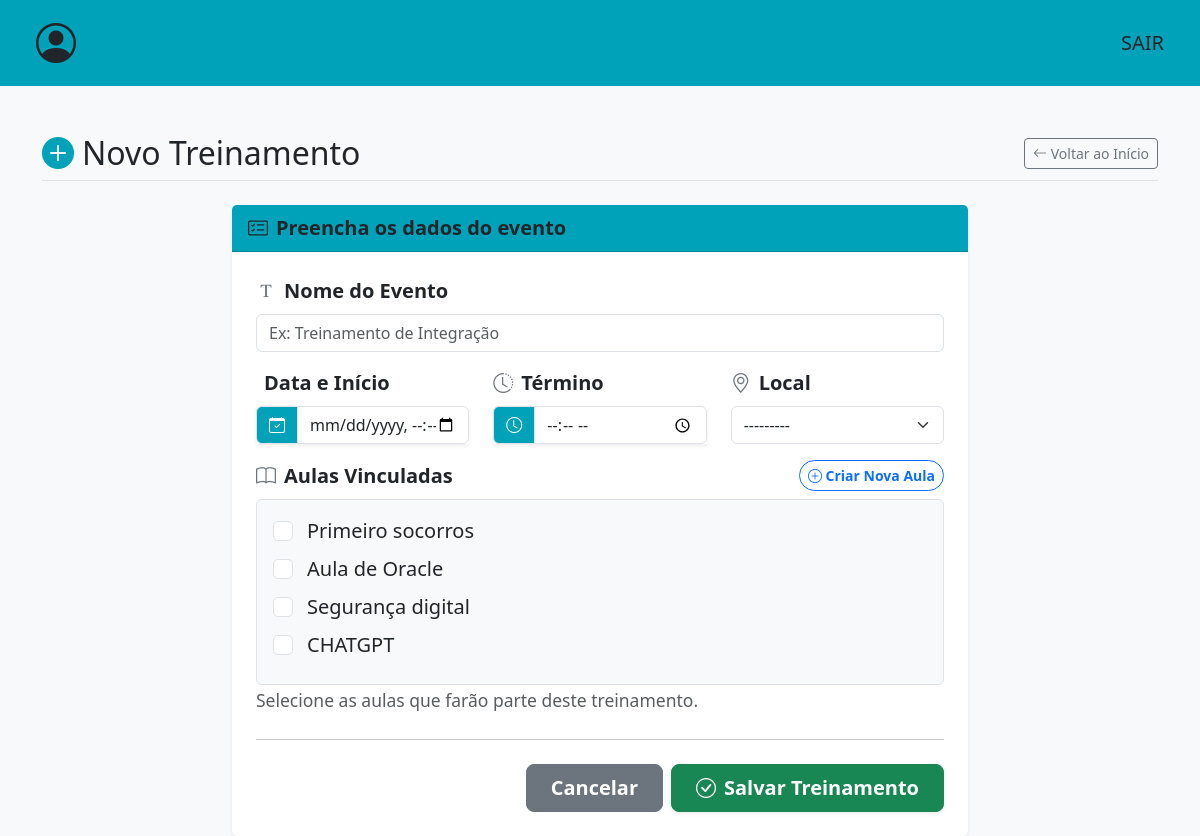
Screenshot of /criar-evento/ (signed in) with the database file from the repository.
### events/models.py (models this page shows)
class Aula(models.Model):
    nm_aula = models.CharField(max_length=150)
    descricao = models.CharField(max_length=200)
    palestrante = models.CharField(max_length=100)
    carga_horaria = models.TimeField(null=False)
    def __str__(self):
        return self.nm_aula

### events/views.py (the view)
# urls.py: path('criar-evento/',criar_evento,name='criar-evento'),
@login_required(login_url="login/")
def criar_evento(request):
    if request.method == 'POST':
        form = CriarEventoForm(request.POST)
        if form.is_valid():
            treinamento = form.save(commit=False)
            treinamento.status = 'MARCADO'
            treinamento.save()
            form.save_m2m()
            messages.success(request, 'Novo evento cadastrado com sucesso!')
            return redirect('conferir-treinamento',treinamento_id=treinamento.id )
        else:
            if 'aulas' in form.errors:
                messages.error(request, 'Atenção: Você precisa selecionar pelo menos uma Aula Vinculada para criar o treinamento!')
            else:
                messages.error(request, 'Atenção: Insira uma data e horário para inicio e fim do treinamento.')
    else:
        form = CriarEventoForm()
    return render(request,'events/criar-evento.html',{'form':form})

### events/forms.py
class CriarEventoForm(forms.ModelForm):
    class Meta:
        model = Treinamento
        fields = ['nm_evento', 'data', 'local', 'aulas','horario_final']
        widgets = {
            'nm_evento': forms.TextInput(attrs={'class': 'form-control', 'placeholder': 'Ex: Treinamento de Integração'}),
            'data': forms.DateTimeInput(format='%Y-%m-%dT%H:%M',attrs={'type': 'datetime-local', 'class': 'form-control'}),
            'local': forms.Select(attrs={'class': 'form-select'}),
            'aulas': forms.CheckboxSelectMultiple(attrs={'class': 'form-check-input'}),
            'horario_final': forms.TimeInput(format='%H:%M',attrs={'type':'time','class': 'form-control','min':'00:05'}),
        }
    def __init__(self, *args, **kwargs):
        super().__init__(*args, **kwargs)
        self.fields['data'].required = True
        self.fields['horario_final'].required = True

### templates/events/criar-evento.html (shortened to what this page needs)
<!DOCTYPE html>
<html lang="pt-br">
<head>
    <link href="https://cdn.jsdelivr.net/npm/bootstrap@5.3.2/dist/css/bootstrap.min.css" rel="stylesheet">
    <link href="https://cdn.jsdelivr.net/npm/bootstrap-icons@1.11.1/font/bootstrap-icons.css" rel="stylesheet">
    <link rel="stylesheet" href="https://cdn.jsdelivr.net/npm/flatpickr/dist/flatpickr.min.css">
    <link rel="stylesheet" type="text/css" href="https://npmcdn.com/flatpickr/dist/themes/airbnb.css">
</head>
<body class="bg-light">
    {% include 'partials/navbar.html' %}
    <div class="container mt-5">
        <div class="d-flex justify-content-between align-items-center mb-4 border-bottom pb-2">
            <h2 class="m-0"><i class="bi bi-plus-circle-fill text-custom-teal me-2"></i>Novo Treinamento</h2>
            <a href="{% url 'index' %}" class="btn btn-outline-secondary btn-sm">
                <i class="bi bi-arrow-left"></i> Voltar ao Início
            </a>
        </div>
        <div class="row justify-content-center">
            <div class="col-md-8">
                <div class="card shadow-sm border-0">
                    <div class="card-header bg-custom-teal text-dark fw-bold fs-5">
                        <i class="bi bi-card-checklist me-2"></i>Preencha os dados do evento
                    </div>
                    <div class="card-body p-4 fs-5">
                        <form method="POST" id="form-criar-evento">
                            <div class="mb-3">
                                <label class="form-label fw-bold"><i class="bi bi-fonts me-2 text-secondary"></i>Nome do Evento</label>
                                {{ form.nm_evento }}
                            </div>
                            <div class="row">
                                <div class="col-md-4 mb-3">
                                    <label class="form-label fw-bold">Data e Início</label>
                                    <div class="input-group shadow-sm">
                                        <span class="input-group-text bg-custom-teal text-white border-custom-teal">
                                            <i class="bi bi-calendar-check"></i>
                                        </span>
                                        {{ form.data }}
                                    </div>
                                </div>
                                <div class="col-md-4 mb-3">
                                    <label class="form-label fw-bold"><i class="bi bi-clock-history me-2 text-secondary"></i>Término</label>
                                    <div class="input-group shadow-sm">
                                        <span class="input-group-text bg-custom-teal text-white border-custom-teal">
                                            <i class="bi bi-clock"></i>
                                        </span>
                                        {{ form.horario_final }}
                                    </div>
                                </div>
                                <div class="col-md-4 mb-3">
                                    <label class="form-label fw-bold"><i class="bi bi-geo-alt me-2 text-secondary"></i>Local</label>
                                    {{ form.local }}
                                </div>
                            </div>
                            <div class="mb-4">
                                <div class="d-flex justify-content-between align-items-end mb-2">
                                    <label class="form-label fw-bold m-0"><i class="bi bi-book me-2 text-secondary"></i>Aulas Vinculadas</label>
                                    <a href="{% url 'criar-aula' %}" class="btn btn-sm btn-outline-primary rounded-pill fw-bold">
                                        <i class="bi bi-plus-circle"></i> Criar Nova Aula
                                    </a>
                                </div>
                                <div class="bg-light border rounded p-3">
                                    {% for checkbox in form.aulas %}
                                        <div class="form-check mb-2">
                                            {{ checkbox.tag }}
                                            <label class="form-check-label ms-1" for="{{ checkbox.id_for_label }}">
                                                {{ checkbox.choice_label }}
                                            </label>
                                        </div>
                                    {% empty %}
                                        <div class="text-danger small fst-italic">
                                            Nenhuma aula cadastrada ainda. Clique no botão acima para cadastrar a primeira!
                                        </div>
                                    {% endfor %}
                                </div>
                                <small class="text-muted">Selecione as aulas que farão parte deste treinamento.</small>
                            </div>
                            <hr class="my-4">
                            <div class="d-flex justify-content-end gap-2">
                                <a href="{% url 'index' %}" id="btn-cancelar" class="btn btn-secondary btn-lg fw-bold px-4">Cancelar</a>
                                <button type="submit" class="btn btn-success btn-lg fw-bold px-4 shadow-sm">
                                    <i class="bi bi-check-circle me-2"></i>Salvar Treinamento
                                </button>
                            </div>
                        </form>
                    </div>
                </div>
            </div>
        </div>
    </div>
</body>
</html>

### templates/events/criar-evento.html (style rules this page uses)
.bg-custom-teal { background-color: #00a2b9; }
.text-custom-teal { color: #00a2b9; }

### rows the page displays
Aula: choice_label "Primeiro socorros"
Aula: choice_label "Aula de Oracle"
Aula: choice_label "Segurança digital"
Aula: choice_label "CHATGPT"
